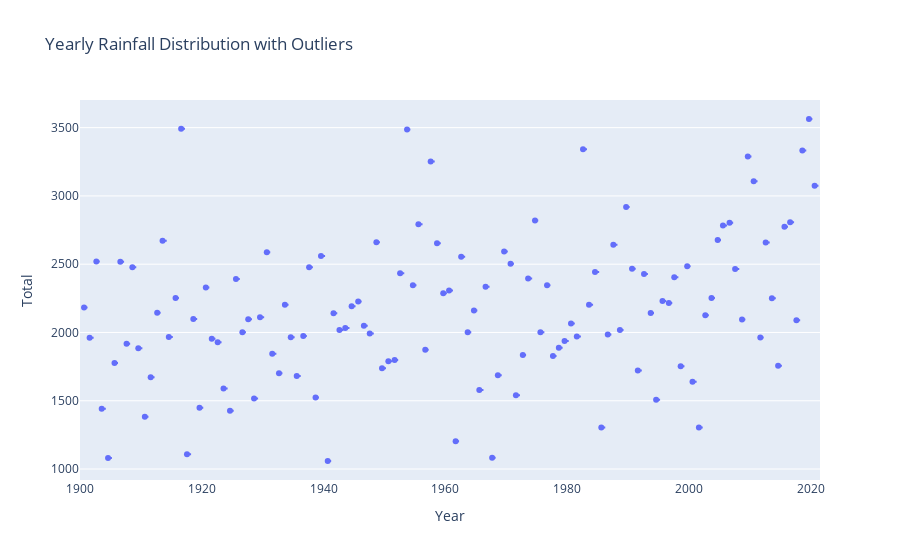

The cell this chart's notebook holds for it:
### Markdown cell above
Extreme Rainfall Years in Mumbai (1901–2021)
This bar plot highlights the years in which Mumbai experienced extreme rainfall, defined as annual rainfall above the 90th percentile threshold.

Key Observations:

- Only a select number of years exceed the extreme rainfall threshold, represented by a red dashed line.
- These extreme events are spread out across the timeline, with a noticeable increase in recent decades.
- Such high rainfall years can have significant implications on flooding, infrastructure, and city planning.

This visualization helps in identifying outlier years and understanding the frequency and pattern of extreme rainfall events over time.

### Code cell
fig = px.box(df, x='Year', y='Total', points='all', title="Yearly Rainfall Distribution with Outliers")
fig.show()

### Figure 1 — Plotly figure (JSON) as saved in the notebook; plotly's stock layout.template omitted (floating-point values rounded to 4 significant figures)
{"data": [{"alignmentgroup": "True", "boxpoints": "all", "hovertemplate": "Year=%{x}<br>Total=%{y}<extra></extra>", "legendgroup": "", "marker": {"color": "#636efa"}, "name": "", "notched": false, "offsetgroup": "", "orientation": "v", "showlegend": false, "type": "box", "x": [1901, 1902, 1903, 1904, 1905, 1906, 1907, 1908, 1909, 1910, 1911, 1912, 1913, 1914, 1915, 1916, 1917, 1918, 1919, 1920, 1921, 1922, 1923, 1924, 1925, 1926, 1927, 1928, 1929, 1930, 1931, 1932, 1933, 1934, 1935, 1936, 1937, 1938, 1939, 1940, 1941, 1942, 1943, 1944, 1945, 1946, 1947, 1948, 1949, 1950, 1951, 1952, 1953, 1954, 1955, 1956, 1957, 1958, 1959, 1960, 1961, 1962, 1963, 1964, 1965, 1966, 1967, 1968, 1969, 1970, 1971, 1972, 1973, 1974, 1975, 1976, 1977, 1978, 1979, 1980, 1981, 1982, 1983, 1984, 1985, 1986, 1987, 1988, 1989, 1990, 1991, 1992, 1993, 1994, 1995, 1996, 1997, 1998, 1999, 2000, 2001, 2002, 2003, 2004, 2005, 2006, 2007, 2008, 2009, 2010, 2011, 2012, 2013, 2014, 2015, 2016, 2017, 2018, 2019, 2020, 2021], "x0": " ", "xaxis": "x", "y": [2182.0, 1961.0, 2520.0, 1441.0, 1080.0, 1777.0, 2518.0, 1917.0, 2477.0, 1884.0, 1383.0, 1671.0, 2144.0, 2672.0, 1967.0, 2253.0, 3493.0, 1109.0, 2099.0, 1448.0, 2330.0, 1953.0, 1928.0, 1590.0, 1427.0, 2391.0, 2001.0, 2096.0, 1517.0, 2112.0, 2588.0, 1844.0, 1701.0, 2204.0, 1964.0, 1681.0, 1974.0, 2479.0, 1524.0, 2560.0, 1059.0, 2140.0, 2017.0, 2033.0, 2193.0, 2226.0, 2049.0, 1993.0, 2661.0, 1738.0, 1790.0, 1799.0, 2434.0, 3486.0, 2345.0, 2792.0, 1873.0, 3253.0, 2654.0, 2288.0, 2308.0, 1203.0, 2555.0, 2001.0, 2160.0, 1579.0, 2335.0, 1082.0, 1687.0, 2593.0, 2503.0, 1541.0, 1835.0, 2395.0, 2820.0, 2002.0, 2346.0, 1828.0, 1889.0, 1937.0, 2066.0, 1970.0, 3341.0, 2203.0, 2443.0, 1303.0, 1985.0, 2643.0, 2017.0, 2919.0, 2467.0, 1721.0, 2428.0, 2142.0, 1508.0, 2230.0, 2215.0, 2404.0, 1753.0, 2485.0, 1639.0, 1305.0, 2126.0, 2252.0, 2677.0, 2784.0, 2803.0, 2465.0, 2096.0, 3289.0, 3107.0, 1963.0, 2659.0, 2251.0, 1757.0, 2775.0, 2807.0, 2090.0, 3333.0, 3563.0, 3074.0], "y0": " ", "yaxis": "y"}], "layout": {"boxmode": "group", "legend": {"tracegroupgap": 0}, "title": {"text": "Yearly Rainfall Distribution with Outliers"}, "xaxis": {"anchor": "y", "domain": [0, 1], "title": {"text": "Year"}}, "yaxis": {"anchor": "x", "domain": [0, 1], "title": {"text": "Total"}}}}
